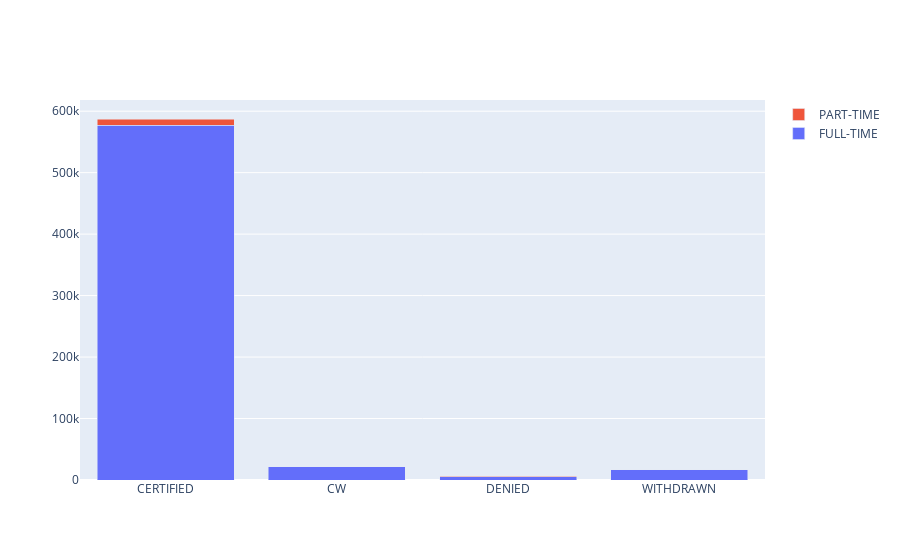

Notebook source saved alongside this figure:
### Markdown cell above
### Distribution of Case_Status column/ Full_Time position

### Code cell
t1 = go.Bar(x=df[df.FULL_TIME_POSITION == 'Y'].groupby('CASE_STATUS').count().index,y=df[df.FULL_TIME_POSITION == 'Y'].groupby('CASE_STATUS').count()['countvar'],name='FULL-TIME ')
t2 = go.Bar(x=df[df.FULL_TIME_POSITION == 'N'].groupby('CASE_STATUS').count().index,y=df[df.FULL_TIME_POSITION == 'N'].groupby('CASE_STATUS').count()['countvar'],name='PART-TIME ')
data = [t1,t2]
layout = go.Layout(barmode='stack')
fig = go.Figure(data =data,layout =layout)
iplot(fig)

### Figure 1 — Plotly figure (JSON) as saved in the notebook; plotly's stock layout.template omitted (floating-point values rounded to 4 significant figures)
{"data": [{"name": "FULL-TIME ", "type": "bar", "x": ["CERTIFIED", "CW", "DENIED", "WITHDRAWN"], "y": [577501, 21165, 5433, 16393]}, {"name": "PART-TIME ", "type": "bar", "x": ["CERTIFIED", "CW", "DENIED", "WITHDRAWN"], "y": [9786, 261, 381, 428]}], "layout": {"barmode": "stack"}}
